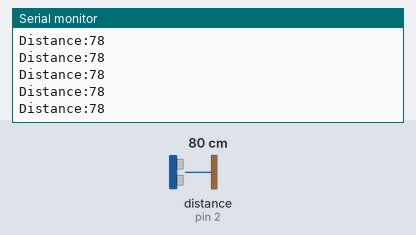
The sketch below on a simulated Arduino Uno, built with avr-gcc and run on an emulated ATmega328P. Parts: the last lines printed to the serial monitor. Wiring (inferred from the names in the program): ultrasonic range finder: trigger pin 4; echo pin 2. Inputs (shaded band) come from the test bench; at power-on: distance to the obstacle (sensor on pin 2) 80 cm. The echo pulse lasts 58.3 µs per cm.

Above: at 1.2 s.
1.3 s: distance to the obstacle (sensor on pin 2) set to 120 cm
At 2.1 s:
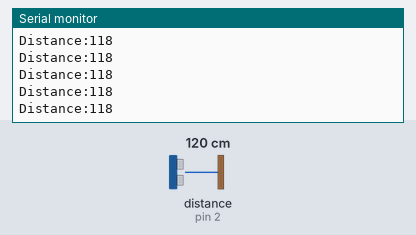
4.3 s: distance to the obstacle (sensor on pin 2) set to 250 cm
At 5.4 s:
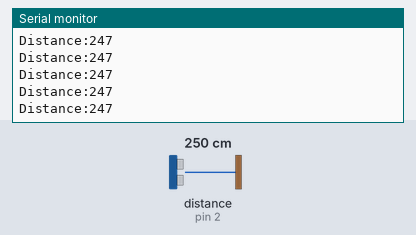
7.3 s: distance to the obstacle (sensor on pin 2) set to 18 cm
At 8.1 s:
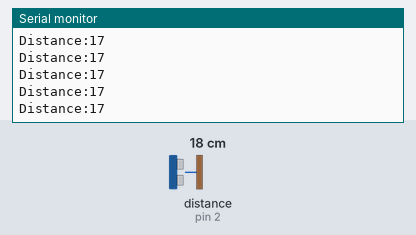
10.3 s: distance to the obstacle (sensor on pin 2) set to 299 cm
At 10.9 s:
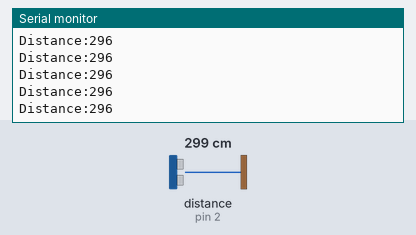
19.3 s: distance to the obstacle (sensor on pin 2) set to 2 cm
At 20.4 s:
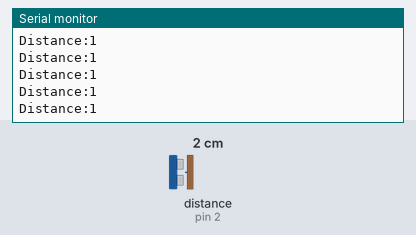
Timing chart, 0 to 22.3 s (numbered marks = the images above; inputs shaded):
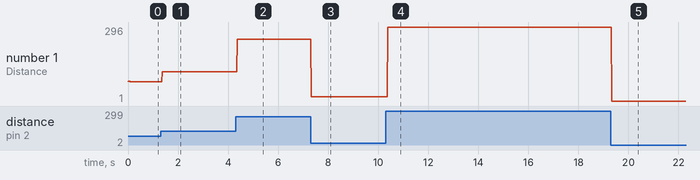

The sketch:

ultrasonic.ino
```cpp
const int trigpin=4;
const int echopin=2;
long duration;
int distance;
void setup(){
  pinMode(trigpin, OUTPUT);
  pinMode(echopin,INPUT);
  Serial.begin(9600);
}
void loop(){
  digitalWrite(trigpin, LOW);
  delayMicroseconds(4);
  digitalWrite(trigpin,HIGH);
  delayMicroseconds(12);
  digitalWrite(trigpin,LOW);
  duration=pulseIn(echopin,HIGH);
  distance=duration*0.034/2;
  Serial.print("Distance:");
  Serial.println(distance);
}
```

Measured:
- after the input at 1.3 s, the serial monitor: prints a new line after 0.07 s (image 1)
- after the input at 4.3 s, the serial monitor: prints a new line after 0.07 s (image 2)
- after the input at 7.3 s, the serial monitor: prints a new line at once (image 3)
- after the input at 10.3 s, the serial monitor: prints a new line after 0.08 s (image 4)
- after the input at 19.3 s, the serial monitor: prints a new line at once (image 5)
- plotted number 1: 78 → 118 after the input at 1.3 s, 118 → 247 after the input at 4.3 s, 247 → 17 after the input at 7.3 s, 17 → 296 after the input at 10.3 s, 296 → 1 after the input at 19.3 s
